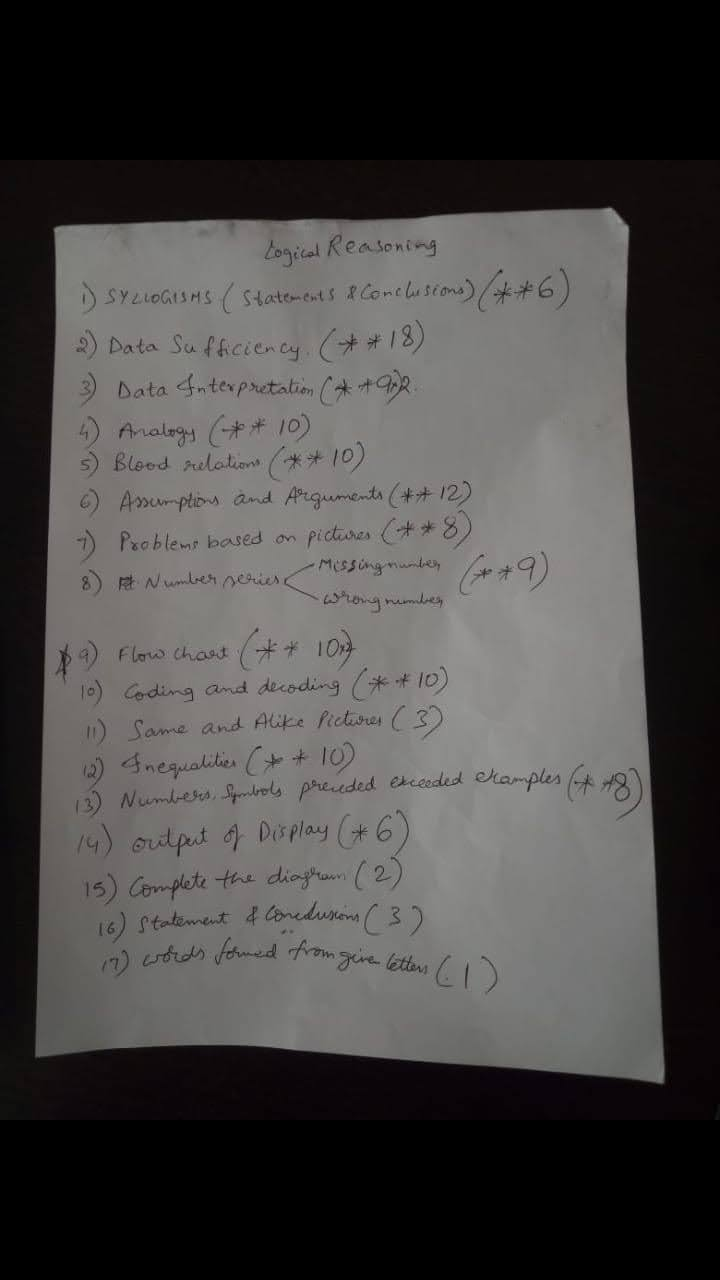
#> input picture IMG-20200421-WA0017.jpg, 720 x 1280 px
$ python Camscanner.py
#> lines starting #> are read from the running program, lines starting #| are printed output that depends on the picture; after the words box and inside, x2 and y2 are one past the last pixel; in counts of white or black regions, pixels touching at a corner belong together
'''
                Camscanner with python
        code contributed by Manish Reddy Lethakula
'''


import cv2
import numpy as np
import mapper
image=cv2.imread("IMG-20200421-WA0017.jpg")
#> image is the input picture: shape (1280, 720, 3); mean B, G, R 67.1, 68, 70

image=cv2.resize(image,(1300,800))
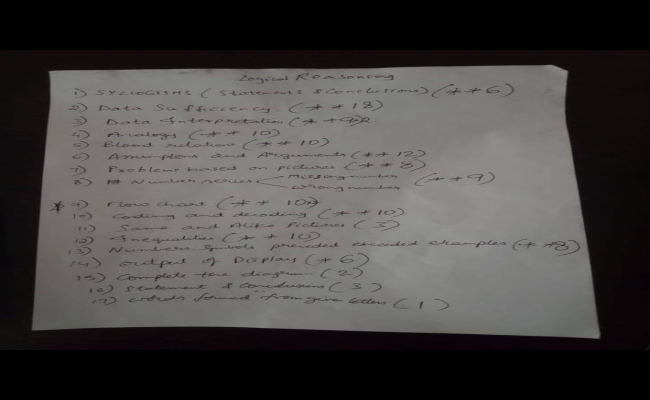
#> image: shape (800, 1300, 3) (shown at 1/2 size); mean B, G, R 67, 68, 69.9
orig=image.copy()
cv2.imshow("Actual image",image)
gray=cv2.cvtColor(image,cv2.COLOR_BGR2GRAY)
blurred=cv2.GaussianBlur(gray,(5,5),0)
edged=cv2.Canny(blurred,30,50)
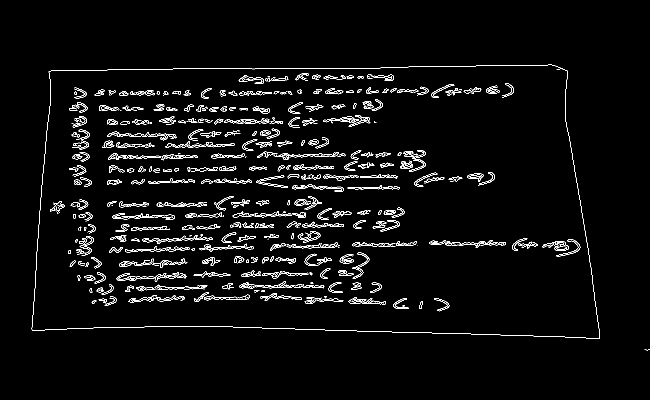
#> edged: shape (800, 1300) (shown at 1/2 size); 3.3% white in thin lines or dots, all inside (x1, y1, x2, y2) = (63, 129, 1300, 701)

contours,hierarchy=cv2.findContours(edged,cv2.RETR_LIST,cv2.CHAIN_APPROX_SIMPLE)
#> contours = 952 contours, 520 with area under 20; largest, box (x1, y1, x2, y2) and area: (63, 129, 1200, 678) 566282, (63, 129, 1200, 678) 566271, (479, 563, 649, 577) 506, (238, 517, 375, 536) 479, (284, 470, 413, 487) 449
contours=sorted(contours,key=cv2.contourArea,reverse=True)
for c in contours:
    p=cv2.arcLength(c,True)
    approx=cv2.approxPolyDP(c,0.02*p,True)

    if len(approx)==4:
        target=approx
        break
#> this loop made 1 pass
#> (p, target) on pass 1: (3302.7, [[1135, 142], [98, 142], [63, 658], [1197, 677]])
#> (the run stopped early here; a loop or call above may not have finished)
